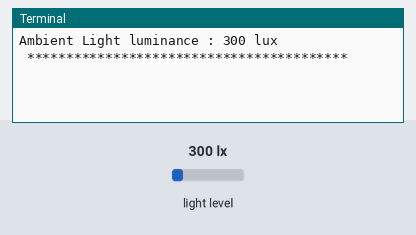
Bench run of a program on a simulated Raspberry Pi (BCM pin numbers). Parts: the last lines printed to the terminal. The test bench sets the inputs (shaded band); at power-on: light level 300 lx.

Above: at 1.2 s.
1.3 s: light level set to 40 lx
At 2.3 s:
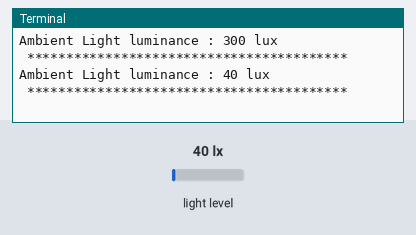
2.9 s: light level set to 500 lx
At 4.3 s:
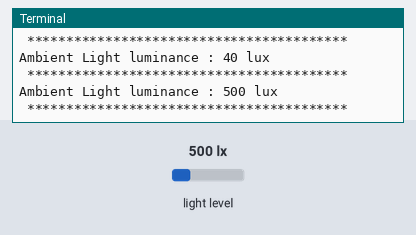
Timing chart, 0 to 5.9 s (numbered marks = the images above; inputs shaded):
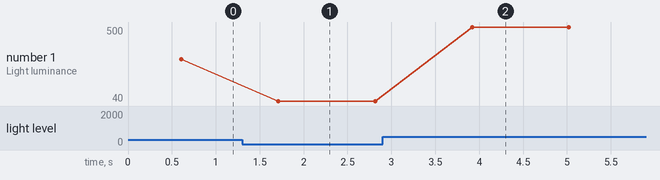

Measured:
- after the input at 1.3 s, the terminal: prints a new line after 0.41 s (image 1)
- after the input at 2.9 s, the terminal: prints a new line after 1.0 s (image 2)
- plotted number 1: 300 → 40 after the input at 1.3 s, 40 → 500 after the input at 2.9 s

The program:

BH1715.py
```python
# (licence header left out)
import smbus
import time

# Get I2C bus
bus = smbus.SMBus(1)

# I2C address of the device
BH1715_DEFAULT_ADDRESS					= 0x23

# BH1715 Command Set
BH1715_CMD_POWERDOWN					= 0x00 # Power Down
BH1715_CMD_POWERUP						= 0x01 # Power Up
BH1715_CMD_RESET						= 0x07 # Reset Data register values
BH1715_CMD_H_RES_CONT					= 0x10 # Start measurement at 1 lux resolution
BH1715_CMD_L_RES_CONT					= 0x13 # Start measurement at 4 lux resolution
BH1715_CMD_H_RES_ONE					= 0x20 # Start measurement at 1 lux resolution. It is automatically set to Power Down mode after measurement
BH1715_CMD_L_RES_ONE					= 0x23 # Start measurement at 4 lux resolution. It is automatically set to Power Down mode after measurement

class BH1715():
	def __init__(self):
		self.power_command()
		self.resolution_command()

	def power_command(self):
		"""Select the power command from the given provided values"""
		bus.write_byte(BH1715_DEFAULT_ADDRESS, BH1715_CMD_POWERUP)

	def resolution_command(self):
		"""Select the continuous resolution command from the given provided values"""
		bus.write_byte(BH1715_DEFAULT_ADDRESS, BH1715_CMD_H_RES_CONT)

	def read_luminance(self):
		"""Read data back, 2 bytes using General Calling, luminance MSB, luminance LSB"""
		data = bus.read_i2c_block_data(BH1715_DEFAULT_ADDRESS, 2)

		# Convert the data
		luminance = (data[0] * 256 + data[1]) / 1.2

		return {'l' : luminance}

from BH1715 import BH1715
bh1715 = BH1715()

while True:
	bh1715.power_command()
	time.sleep(0.3)
	bh1715.resolution_command()
	time.sleep(0.3)
	lum = bh1715.read_luminance()
	print "Ambient Light luminance : %d lux" %(lum['l'])
	print " ***************************************** "
	time.sleep(0.5)
```
